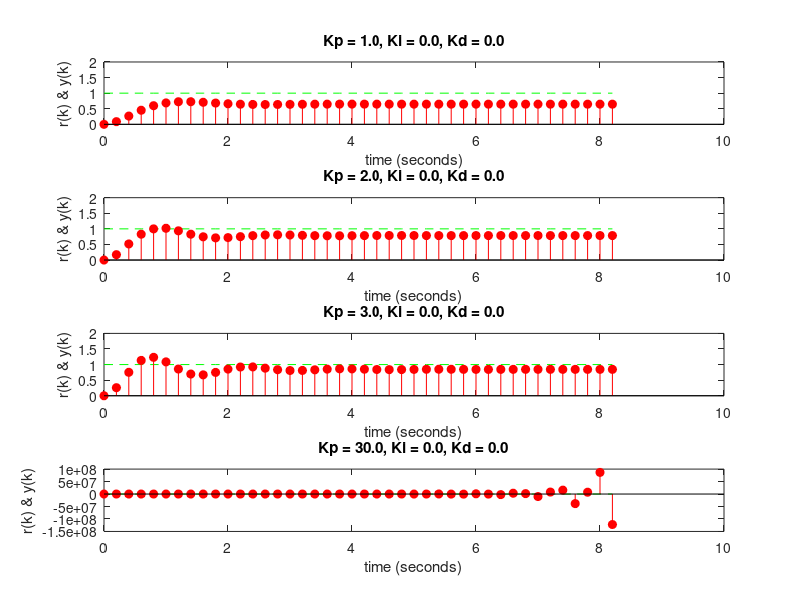
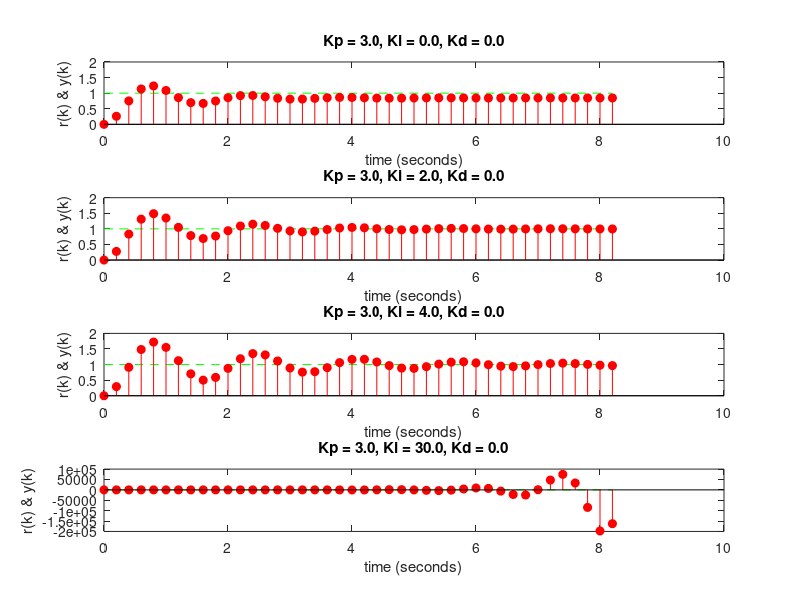
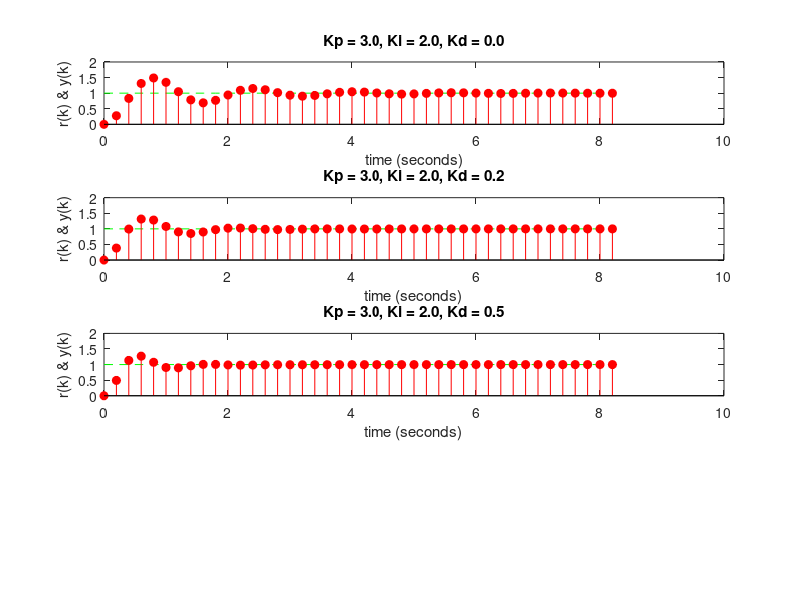

Reproduce these figures in MATLAB, in order.
%% Parameters for student ID 21455956  --------------------
b2 = 5.5;
b3 = 13;
a1 = 6.1;
a2 = 12;
a3 = 7.1;
n  = 42;      % number of sample periods
T  = 0.2;     % sampling period (seconds)

% Continuous-time plant Gp(s)
Gps = tf([b2 b3],[1 a1 a2 a3]);
% Discrete-time plant G(z) with ZOH
Gz = c2d(Gps, T, 'zoh');
% Time vector: n samples
t = 0:T:(n-1)*T;
r = ones(size(t));     % unit step input

%% Helper: function to get closed-loop system for given Kp, Ki, Kd
pid_cl = @(Kp,Ki,Kd) ...
    feedback( ...
        tf([T*Kp + 0.5*T^2*Ki + Kd, ...
            0.5*T^2*Ki - T*Kp - 2*Kd, ...
            Kd], ...
           [T -T 0], T) ...
        * Gz, ...   % <-- multiply by plant *inside* feedback
        1);

%% 1) Increasing Kp (P control, Ki = Kd = 0)  ----------------
figure(1)
Kp_vals = [1 2 3 30];
Ki = 0; Kd = 0;
for i = 1:4
    Kp = Kp_vals(i);
    SYSz = pid_cl(Kp,Ki,Kd);
    y = lsim(SYSz, r, t);

    subplot(4,1,i)
    plot(t, r, 'g--'); hold on
    stem(t, y, 'r', 'filled')
    if i < 4
        ylim([0 2]);      % only subplots 1–3
    end
    xlabel('time (seconds)')
    ylabel('r(k) & y(k)')
    title(sprintf('Kp = %.1f, Ki = %.1f, Kd = %.1f',Kp,Ki,Kd))
end

%% 2) Increasing Ki (PI control, Kd = 0)  --------------------
figure(2)
Kp = 3;
Kd = 0;
Ki_vals = [0 2 4 30];

for i = 1:4
    Ki = Ki_vals(i);
    SYSz = pid_cl(Kp,Ki,Kd);
    y = lsim(SYSz, r, t);

    subplot(4,1,i)
    plot(t, r, 'g--'); hold on
    stem(t, y, 'r', 'filled'),
    if i < 4
        ylim([0 2]);
    end
    xlabel('time (seconds)')
    ylabel('r(k) & y(k)')
    title(sprintf('Kp = %.1f, Ki = %.1f, Kd = %.1f',Kp,Ki,Kd))
end

%% 3) Increasing Kd (full PID control)  ----------------------
figure(3)
Kp = 3;
Ki = 2;
Kd_vals = [0 0.25 0.5 30
    ];

for i = 1:4
    Kd = Kd_vals(i);
    SYSz = pid_cl(Kp,Ki,Kd);
    y = lsim(SYSz, r, t);

    subplot(4,1,i)
    plot(t, r, 'g--'); hold on
    stem(t, y, 'r', 'filled')
    if i < 4
        ylim([0 2]);
    end
    xlabel('time (seconds)')
    ylabel('r(k) & y(k)')
    title(sprintf('Kp = %.1f, Ki = %.1f, Kd = %.1f',Kp,Ki,Kd))
end